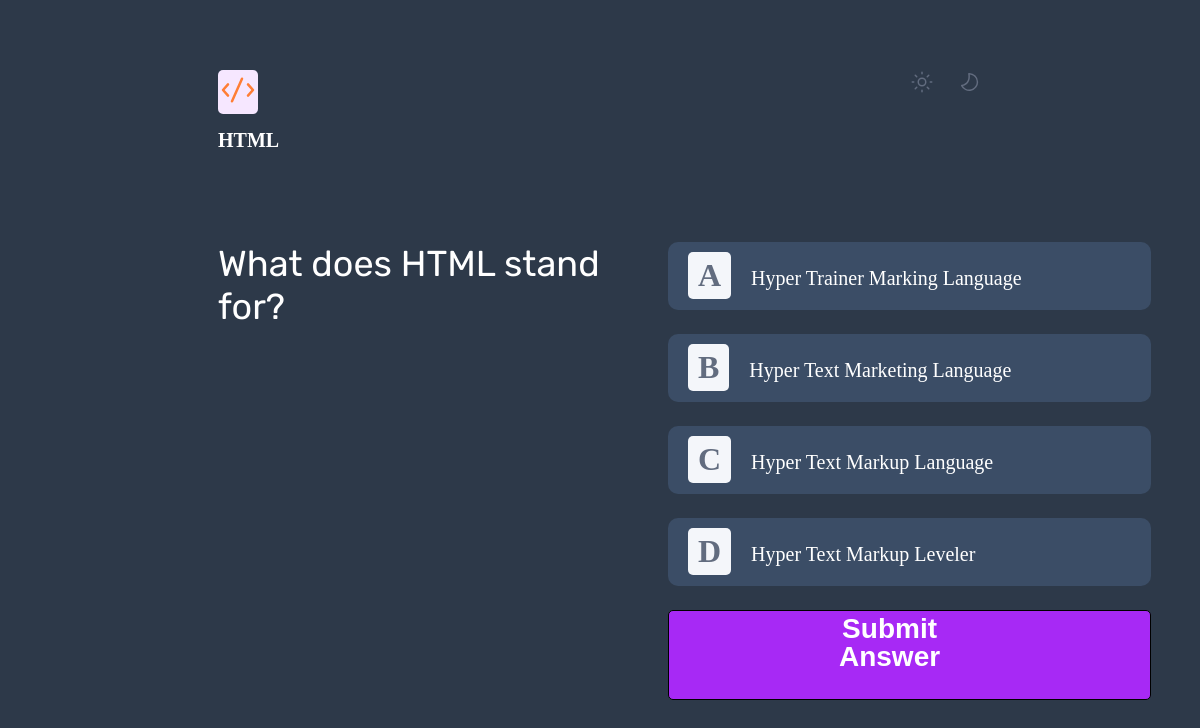
The app's page /app/quiz/1/ with its own data.
### app/models.py (models this page shows, shortened)
class Question(models.Model):
    quiz = models.ForeignKey(Quiz, related_name='questions', on_delete=models.CASCADE)
    questions_text = models.CharField(max_length=255)
    answer = models.ForeignKey('Option', related_name='correct_for_question', on_delete=models.CASCADE, null=True)

class Option(models.Model):
    question = models.ForeignKey(Question, related_name='options', on_delete=models.CASCADE)
    options_text = models.CharField(max_length=500)

### app/views.py (the view)
# urls.py: path('quiz/<int:quiz_id>/', NextQuestionView.as_view(), name='next_question'),
class NextQuestionView(View):
    template_name = 'app/questions.html'
    def get_current_question(self, quiz, question_count):
        questions = quiz.questions.all()
        print('the count when nextquestionview is called ', question_count)
        if question_count < len(questions):
            return questions[question_count]
        return None
    def get(self, request, quiz_id):
        print('the quiz_id', quiz_id)
        question_count = request.session.get('question_count', 0)
        score = request.session.get('score', 0)
        quiz = get_object_or_404(Quiz, pk=quiz_id)
        print(quiz.title)
        current_question = self.get_current_question(quiz, question_count)
        if current_question:
            context = {'quiz': quiz, 'current_question': current_question, 'question_count': question_count, 'score': score}
            print('the quiz id is ', quiz_id)
            return render(request, self.template_name, context)
        else:
            context = {'quiz': quiz, 'score': score}
            return render(request, 'app/score.html', context)

### app/templates/app/questions.html (shortened to what this page needs)
<!DOCTYPE html>
<html lang="en" lang="en">
    {% load static %}
    <head>
        <link rel="stylesheet" href="{% static 'app/css/style3.css' %}">
    </head>
    <body class="background">
        <div class="container">
            {% if quiz.title == 'HTML'%}
                <div class="topic-quiz">
                    <div style='background-color:#F6E7FF' class="quiz-icon-container">
                        <img class='quiz-icon' src="{% static 'app/images/icon-html.svg'%}"alt="image is not available">
                    </div>
                    <h1 class="quiz-title">HTML</h1>
                </div>
            {% endif %}
            <div class="sun-moon">
                <img class='icon-sun-dark' src="{% static 'app/images/icon-sun-dark.svg'%}" alt="image is not available">
                <img class='icon-moon-dark' src="{% static 'app/images/icon-moon-dark.svg'%}" alt="image is not available">
            </div>
        </div>
        <form action="{% url 'app:check_answers' quiz_id=quiz.id %}" method="post" id="quizform">
            <div class="container2" data-quiz-id="{{ quiz.id }}">
                <div class="welcome-container">
                    <h1 class="question-text">{{ current_question.questions_text }}</h1>
                </div>
                <div class="quizzes-container">
                    {% for option in current_question.options.all %}
                    <div class="quiz-type-container" onclick='selectOption(this, {{ option.id }})'>
                        <div class="quiz-icon-container">
                            <h1 class='options'>
                                {% if forloop.counter == 1 %}A{% endif %}
                                {% if forloop.counter == 2 %}B{% endif %}
                                {% if forloop.counter == 3 %}C{% endif %}
                                {% if forloop.counter == 4 %}D{% endif %}
                            </h1>
                        </div>
                        <div class="quiz-title-container">
                            <p class="quiz-title">{{ option.options_text }}</p>
                        </div>
                    </div>
                    {% endfor %}
                    <button type="submit" class="submit-button" form='quizform'>
                        <h1 class="submit-title">Submit Answer</h1>
                    </button>
                </div>
            </div>
        </form>
    </body>
</html>

### app/static/app/css/style3.css (style rules this page uses)
.background { background-color:#2D3949; background-image: url('pattern-background-desktop-dark.svg'); background-size: cover; color:white; padding-right:140px; padding-left: 140px; }
.container { display: flex; justify-content: space-between; margin:70px; min-width: 400px; }
.icon-sun-dark { margin-right:10px; }
.icon-moon-dark { margin-left:10px; }
.container2 { display:flex; justify-content: space-between; min-width: 800px; margin:70px; }
.welcome-container { display:inline-block; }
.question-text { font-size: 30px; width:450px; margin-bottom: 0px; font-family: 'Rubik'; font-weight: normal; font-size: 36px; margin-top:0px; line-height: 43.2px; }
.quizzes-container { display:inline-block; }
.quiz-type-container { display:flex; align-items: flex-start; padding-left:20px; padding-top:10px; background-color: #3B4D66; border-radius: 10px; vertical-align: top; padding-bottom: 0px; margin-bottom:24px; min-width: 400px; }
.quiz-icon-container { display:inline-block; margin-right:20px; border-radius: 5px; background-color:#F4F6FA;; }
.options { color:#626C7F; margin-top:0px; margin-bottom:0px; padding:5px 10px; }
.quiz-icon { display:inline-block; }
.quiz-title-container { width: 400px; box-sizing: border-box; overflow: hidden; }
.quiz-title { font-size: 20px; line-height: 28px; margin-top: 20px; margin-bottom: 10px; transform: translateY(-30%); }
.submit-title { display:inline-block; padding-right:50px; margin-bottom:10px; margin-top:20px; font-size: 28px; line-height: 28px; transform: translateY(-30%); color:white; }
.submit-button { background-color:#A729F5; border-radius:5px; padding-left: 130px; padding-right:120px; border: solid 1px black; }

### records on screen
Question: questions_text "What does HTML stand for?"
Option: shows "A", options_text "Hyper Trainer Marking Language"
Option: shows "B", options_text "Hyper Text Marketing Language"
Option: shows "C", options_text "Hyper Text Markup Language"
Option: shows "D", options_text "Hyper Text Markup Leveler"
